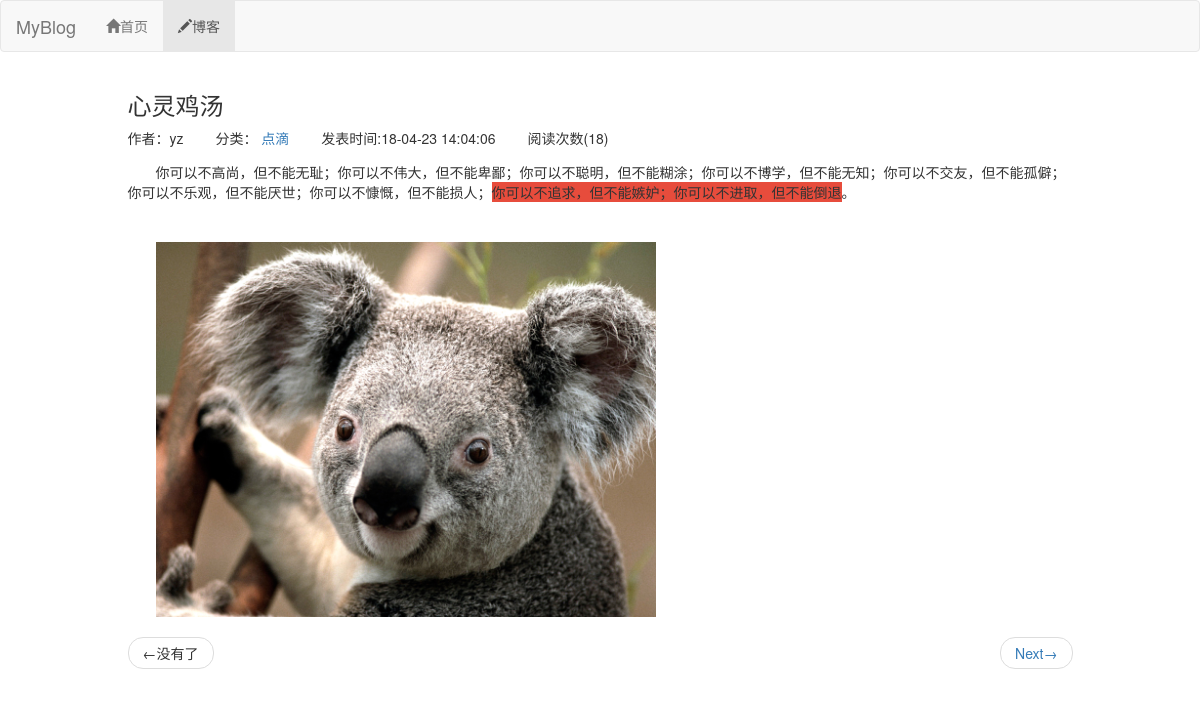
/blog/14, run on the app's committed database.
### blog/models.py (models this page shows, shortened)
class Blog(models.Model,ReadNumExpandMethod):
    title=models.CharField(max_length=50)
    blog_type=models.ForeignKey(BlogType,on_delete=models.DO_NOTHING)
    content=RichTextUploadingField()
    read_details=GenericRelation(ReadDetail)
    author=models.ForeignKey(User,on_delete=models.DO_NOTHING)
    creat_time=models.DateTimeField(auto_now_add=True)
    last_updated_time=models.DateTimeField(auto_now=True)
    class Meta:
        ordering=['-creat_time']

class BlogType(models.Model):
    type_name=models.CharField(max_length=15)
    def __str__(self):
        return self.type_name

### read_statistics/models.py (models this page shows)
class ReadNum(models.Model):
    read_num=models.IntegerField(default=0)
    content_type = models.ForeignKey(ContentType, on_delete=models.DO_NOTHING)
    object_id = models.PositiveIntegerField()
    content_object = GenericForeignKey('content_type', 'object_id')

### blog/views.py (the view)
# urls.py: path('<int:blog_pk>',views.blog_detail,name='blog_detail'),
def blog_detail(request,blog_pk):
    blog=get_object_or_404(Blog,pk=blog_pk)
    read_cookie_key=read_statistics_once_read(request,blog)
    context={}
    context['previous_blog']=Blog.objects.filter(creat_time__gt=blog.creat_time).last()
    context['next_blog']=Blog.objects.filter(creat_time__lt=blog.creat_time).first()
    context['blog']=blog
    response=render_to_response('blog/blog_detail.html',context)
    response.set_cookie(read_cookie_key,'true')
    return response

### read_statistics/models.py (called while the page is built)
    def get_read_num(self):
        try:
            ct = ContentType.objects.get_for_model(self)
            readnum = ReadNum.objects.get(content_type=ct, object_id=self.pk)
            return readnum.read_num
        except exceptions.ObjectDoesNotExist:
            return 0

### read_statistics/utils.py (called while the page is built)
def read_statistics_once_read(request,obj):
    ct = ContentType.objects.get_for_model(obj)
    key='%s_%s_read' % (ct.model,obj.pk)
    if not request.COOKIES.get(key):
        readnum,created=ReadNum.objects.get_or_create(content_type=ct, object_id=obj.pk)
        readnum.read_num+=1
        readnum.save()
        date=timezone.now().date()
        readDetail,created=ReadDetail.objects.get_or_create(content_type=ct, object_id=obj.pk,date=date)
        readDetail.read_num+=1
        readDetail.save()
    return key

### blog/templates/blog/blog_detail.html (shortened to what this page needs)
{% extends "base.html" %}
{% block nav_blog_active %}
  active
{% endblock %}
{% load staticfiles %}
{% block hearder_extend %}
    <link rel="stylesheet" href="{% static 'blog/blog.css' %}">
{% endblock %}
{% block content %}
  <div class="container">
    <div class="row">
      <div class="col-xs-10 col-xs-offset-1">
        <h3>{{ blog.title }}</h3>
        <ul class="blog_info_detail">
          <li>作者：{{ blog.author }}</li>
          <li>分类：
            <a href="{% url 'blogs_with_type' blog.blog_type.pk %}" style="text-decoration:none">
              {{ blog.blog_type}}
            </a>
          </li>
          <li>发表时间:{{blog.creat_time|date:"y-m-d H:m:s"}}</li>
          <li>阅读次数({{ blog.get_read_num }})</li>
        </ul>
        <div class="blog_content">
          {{ blog.content|safe }}
        </div>
        <div class="blog-more">
          <ul class="pager">
            {% if previous_blog %}
                 <li class="previous"><a href="{% url 'blog_detail' previous_blog.pk %}"><span aria-hidden="true">&larr;</span> Previous</a></li>
            {% else %}
                 <li class="previous"><span aria-hidden="true">&larr;没有了</span></li>
            {% endif %}
            {% if next_blog %}
                 <li class="next"><a href="{% url 'blog_detail' next_blog.pk %}">Next<span aria-hidden="true">&rarr;</span></a></li>
            {% else %}
                 <li class="next"><span aria-hidden="true">&rarr;没有了</span></li>
            {% endif %}
          </ul>
        </div>
      </div>
    </div>
  </div>
{% endblock %}

### static/base.css (style rules this page uses)
* { margin: 0; padding: 0; }
ul { list-style-type: none; }

### blog/static/blog/blog.css (style rules this page uses)
ul.blog_info_detail { list-style-type: none; margin-bottom: 1em; }
ul.blog_info_detail li { display: inline-block; margin-right: 2em; }
div.blog_content { text-indent: 2em; }

### data on the page
Blog: title "心灵鸡汤", author "yz", blog_type "点滴", creat_time "18-04-23 14:04:06", get_read_num "18", content "你可以不高尚，但不能无耻；你可以不伟大，但不能卑鄙；你可以不聪明，但不能糊涂；你可以不博学，但不能无知；你可以不交友，但不能孤僻；你可以不乐观，但不能厌世；你可以不慷慨，但不能损人； 你可以不追求，但不能嫉妒；你可以不进取，但不能倒退 。", content (picture)
